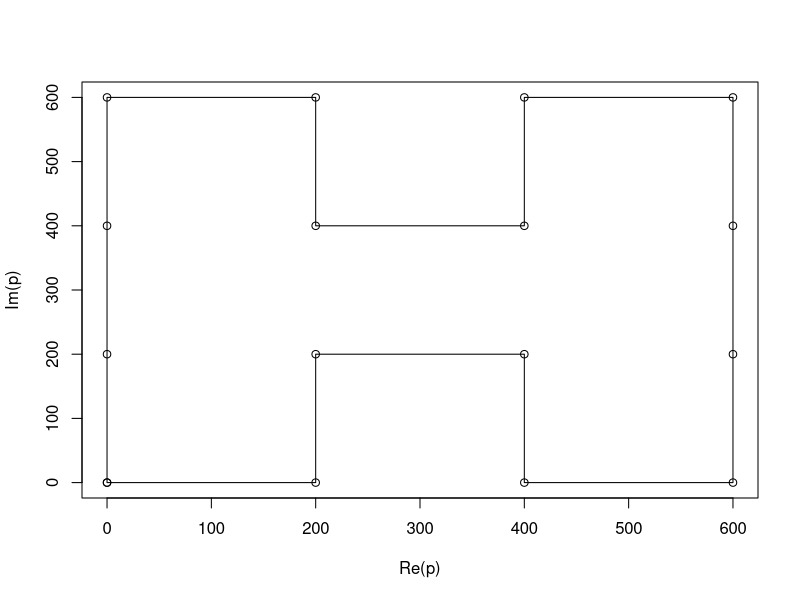
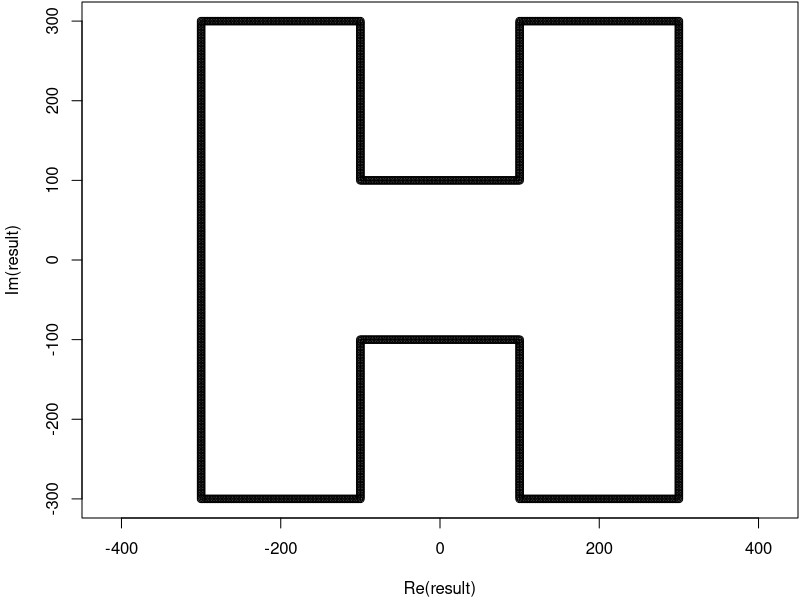

Reproduce these figures in R, in order. (Note: this script raises an error after producing the figures.)
# Copyright (C) 2019 Sebastian Henz
#
# This program is free software: you can redistribute it and/or modify
# it under the terms of the GNU General Public License as published by
# the Free Software Foundation, either version 3 of the License, or
# (at your option) any later version.
#
# This program is distributed in the hope that it will be useful,
# but WITHOUT ANY WARRANTY; without even the implied warranty of
# MERCHANTABILITY or FITNESS FOR A PARTICULAR PURPOSE.  See the
# GNU General Public License for more details.
#
# You should have received a copy of the GNU General Public License
# along with this program. If not, see <https://www.gnu.org/licenses/>.


# First find the corners and then interpolate.

p_str <- "
x,y
0,0
1,0
1,1
2,1
2,0
3,0
3,1
3,2
3,3
2,3
2,2
1,2
1,3
0,3
0,2
0,1
0,0
"
p <- read.csv(text = p_str, header = TRUE)
p <- p$x + p$y * 1i
p <- p * 200
plot(p, type = "o")

# Interpolate:
n <- 98  # number of points between corners
result <- rep(0+0i, n * (length(p) - 1) + length(p))
for (i in 2:length(p)) {
    new <- seq(p[i-1], p[i], length.out = n+2)
    j <- i + i * n - n
    result[seq(j-n-1, j)] <- new
}
# Remove duplicate:
result <- result[-length(result)]
# Move center to 0+0i:
result <- result - (max(Re(result)) / 2 + (max(Im(result)) / 2) * 1i)

# ---
xy <- data.frame(x = Re(result), y = Im(result))
write.table(xy, "H_path.txt", quote = FALSE,
            row.names = FALSE, col.names = FALSE)
# ---


par(mar = c(4, 4, 0, 0)+0.1)
plot(result, type = "o", asp = 1)

foo <- construct(result, 100, 1000)  # from the other script
plot(foo$p, asp = 1)
foo$values

bla <- foo$values

# remove all circles with zero radius:
bla
bla <- bla[abs(bla$a) > 0, ]
bla

bla$a <- sub("i", "j", as.character(bla$a), fixed = TRUE)
bla$a <- paste0("[", bla$a)
bla$b <- paste0(bla$b, "j],")
bla[nrow(bla), 2] <- sub(",", "", bla[nrow(bla), 2], fixed = TRUE)
write.table(bla, "H_circles.txt", row.names = FALSE, col.names = FALSE,
            quote = FALSE, sep = ", ")
# Now open the file and copy everything into the python script.
# TODO: Write the python script so that it can load from that file.

